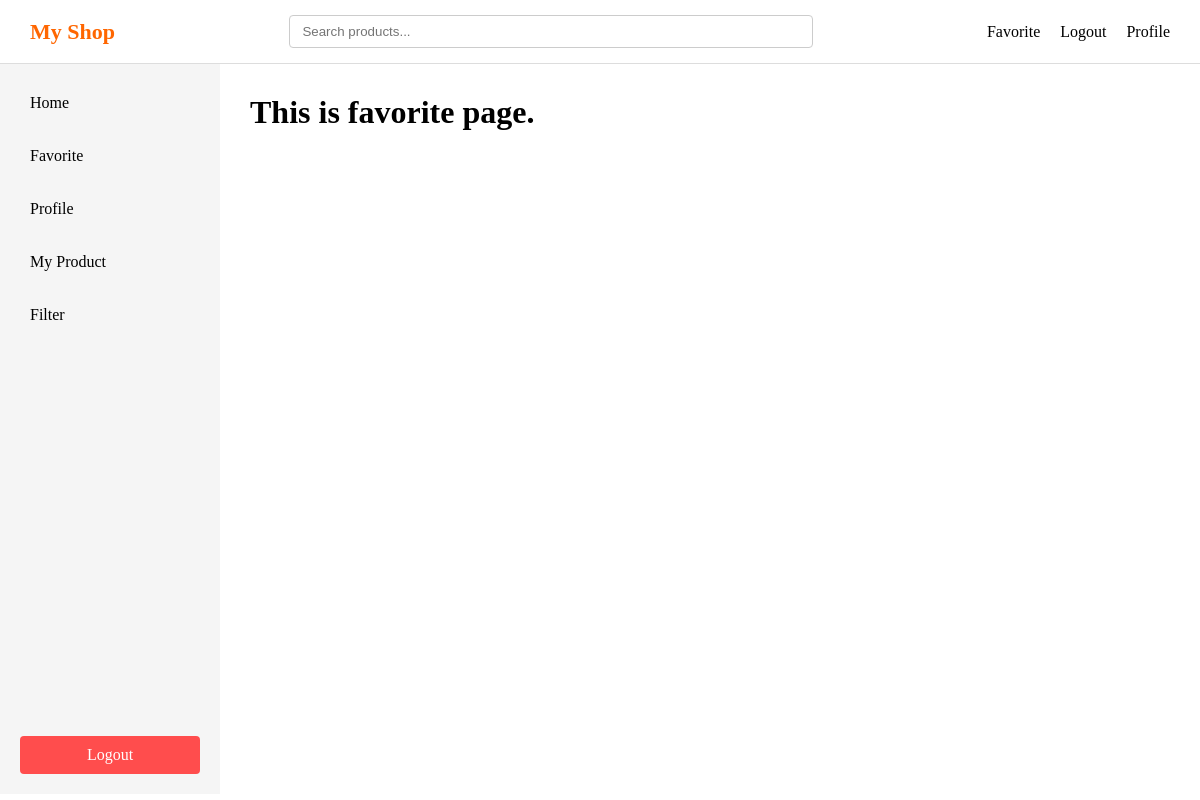
The page /favorite (signed in) on the database as committed earlier.
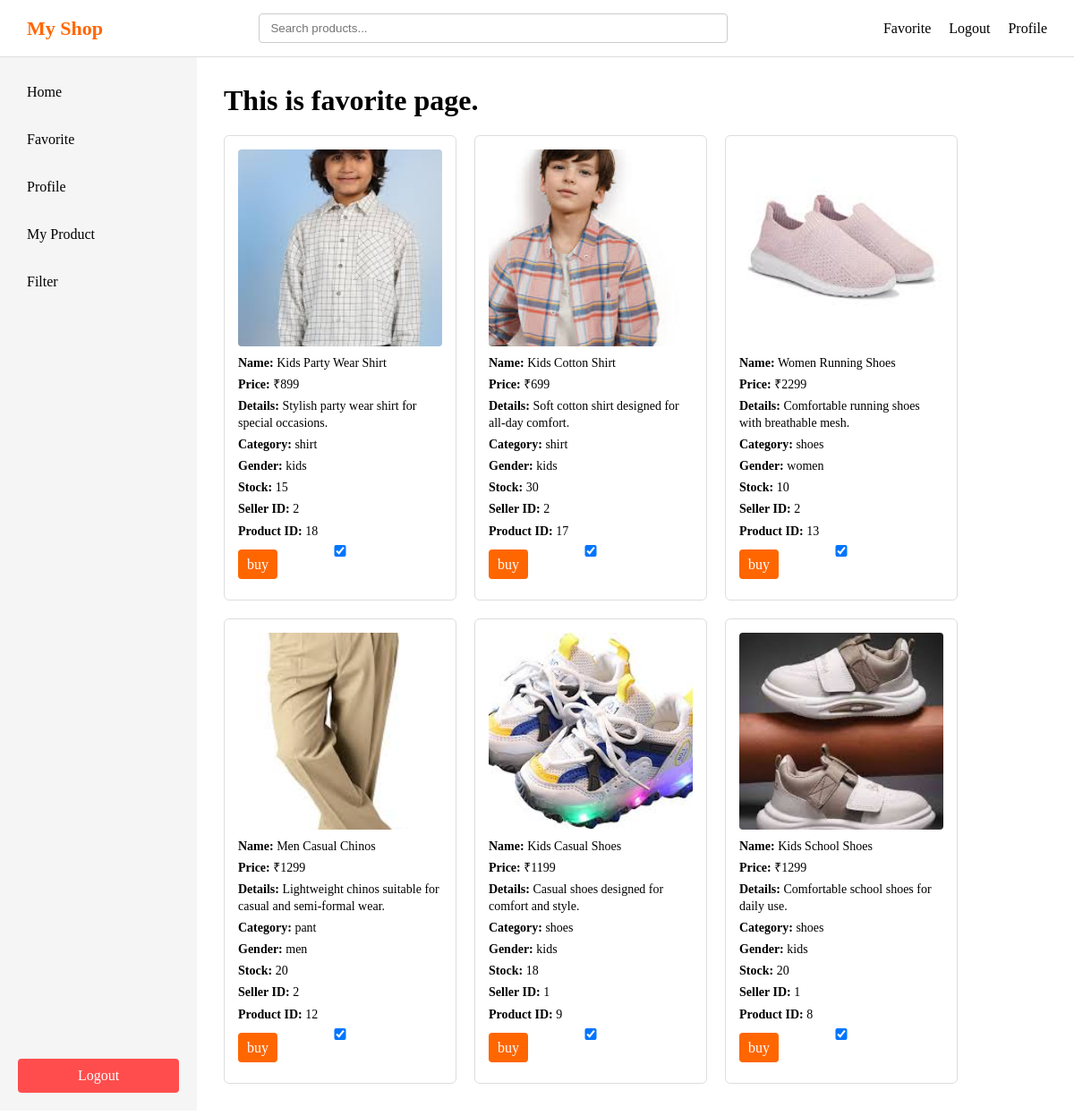
The same page on the database as committed later.
### main.py (models this page shows)
class Product(db.Model):
    id=db.Column(db.Integer, primary_key = True)
    product_name = db.Column(db.String(100))
    product_price= db.Column(db.Integer)
    product_image= db.Column(db.String(200))
    product_details = db.Column(db.Text)
    product_category = db.Column(db.String(100))
    product_gender= db.Column(db.String(20))
    product_stock= db.Column(db.Integer)
    seller_id = db.Column(db.Integer, db.ForeignKey('user.id'))

### main.py (the view)
@app.route('/favorite',methods=['POST','GET'])
def favorite():
    if 'user' not in session:
        return redirect(url_for('login'))
    username = session.get('user')
    user = User.query.filter_by(username= username).first()
    query = (db.session.query(Product).join(UserProduct, Product.id == UserProduct.product_id).filter(UserProduct.user_id == user.id))
    products = query.order_by(Product.id.desc()).all()
    liked_products = [ up.product_id for up in UserProduct.query.filter_by(user_id=user.id).all()]
    return render_template('favorite.html', user = user , products = products , liked_products = liked_products)

### templates/favorite.html (shortened to what this page needs)
<!DOCTYPE html>
<html lang="en">
<head>
    <link rel="stylesheet" href="{{ url_for('static', filename='style.css') }}">
</head>
<body>
    <div class="header">
        <div class="logo">My Shop</div>
        <div class="searchbar" id="searchbar">
            <input type="text" id="search" placeholder="Search products..." />
        </div>
        <div class="right">
            <div class="favorite"><a href="/favorite">Favorite</a></div>
            <div class="logout"><a href="/logout">Logout</a></div>
            <div class="profile"><a href="/profile">Profile</a></div>
        </div>
    </div>
    <div class="layout">
        <div class="sidebar">
            <div class="top">
                <div class="home" id="sidebar-home">Home</div>
                <div class="favorite" id="sidebar-favorite">Favorite</div>
                <div class="profile" id="sidebar-profile">Profile</div>
                {% if user.user_type == 's' %}
                <div class="my_product" id="sidebar-myproduct">My Product</div>
                {% endif %}
                <div class="filter">Filter</div>
            </div>
            <div class="logout" id="sidebar-logout">Logout</div>
        </div>
        <div class="main">
            <h1>This is favorite page.</h1>
            {% if products %}
            <div class="products">
                {% for product in products %}
                <div class="product-card">
                    <img src="{{ url_for('static', filename='uploads/' + product.product_image) }}">
                    <p><strong>Name:</strong> {{ product.product_name }}</p>
                    <p><strong>Price:</strong> ₹{{ product.product_price }}</p>
                    <p><strong>Details:</strong> {{ product.product_details }}</p>
                    <p><strong>Category:</strong> {{ product.product_category }}</p>
                    <p><strong>Gender:</strong> {{ product.product_gender }}</p>
                    <p><strong>Stock:</strong> {{ product.product_stock }}</p>
                    <p><strong>Seller ID:</strong> {{ product.seller_id }}</p>
                    <p><strong>Product ID:</strong> {{ product.id }}</p>
                    <input type="checkbox" class="like-checkbox" data-product-id="{{ product.id }}" {% if product.id in
                        liked_products %} checked {% endif %}>
                    <div class="buybutton">
                        <a href="{{ url_for('buyButton', product_id=product.id) }}">buy</a>
                    </div>
                </div>
                {% endfor %}
            </div>
            {% endif %}
        </div>
    </div>
</body>
</html>

Rows that differ between the two databases and show on the page:
added Product: product_image (picture), product_name "Kids Party Wear Shirt", product_price "899", product_details "Stylish party wear shirt for special occasions.", product_category "shirt", product_gender "kids", product_stock "15", seller_id "2", id "18", id "☑"
added Product: product_image (picture), product_name "Kids Cotton Shirt", product_price "699", product_details "Soft cotton shirt designed for all-day comfort.", product_category "shirt", product_gender "kids", product_stock "30", seller_id "2", id "17", id "☑"
added Product: product_image (picture), product_name "Women Running Shoes", product_price "2299", product_details "Comfortable running shoes with breathable mesh.", product_category "shoes", product_gender "women", product_stock "10", seller_id "2", id "13", id "☑"
added Product: product_image (picture), product_name "Men Casual Chinos", product_price "1299", product_details "Lightweight chinos suitable for casual and semi-formal wear.", product_category "pant", product_gender "men", product_stock "20", seller_id "2", id "12", id "☑"
added Product: product_image (picture), product_name "Kids Casual Shoes", product_price "1199", product_details "Casual shoes designed for comfort and style.", product_category "shoes", product_gender "kids", product_stock "18", seller_id "1", id "9", id "☑"
added Product: product_image (picture), product_name "Kids School Shoes", product_price "1299", product_details "Comfortable school shoes for daily use.", product_category "shoes", product_gender "kids", product_stock "20", seller_id "1", id "8", id "☑"
